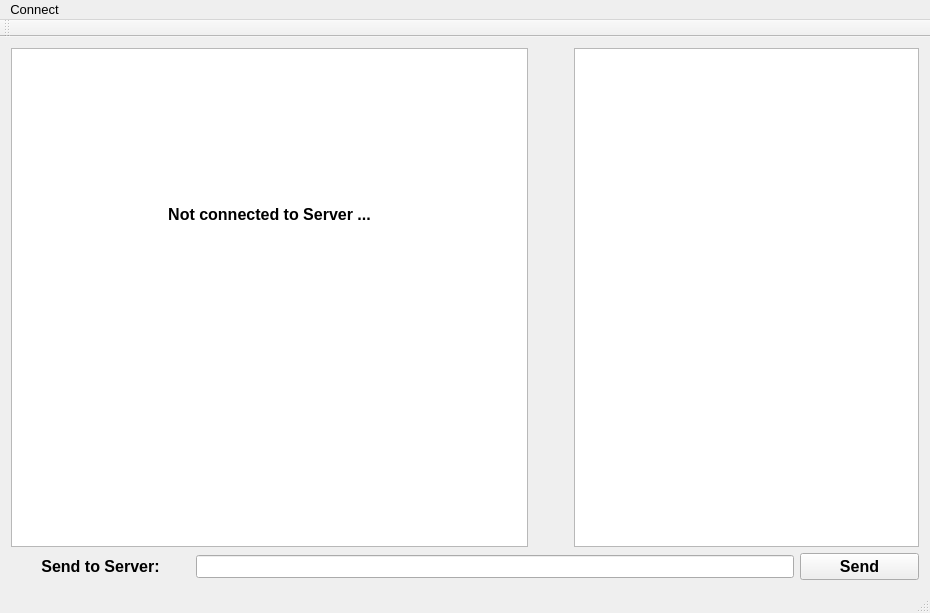
<?xml version="1.0" encoding="UTF-8"?>
<ui version="4.0">
 <class>ClientClass</class>
 <widget class="QMainWindow" name="ClientClass">
  <property name="geometry">
   <rect>
    <x>0</x>
    <y>0</y>
    <width>930</width>
    <height>613</height>
   </rect>
  </property>
  <property name="font">
   <font>
    <family>Microsoft YaHei UI</family>
    <pointsize>10</pointsize>
    <weight>50</weight>
    <bold>false</bold>
   </font>
  </property>
  <property name="windowTitle">
   <string>Qt_Client</string>
  </property>
  <widget class="QWidget" name="centralWidget">
   <layout class="QGridLayout" name="gridLayout">
    <item row="0" column="0">
     <layout class="QHBoxLayout" name="horizontalLayout" stretch="12,0,8">
      <item>
       <widget class="QTextBrowser" name="tb_content">
        <property name="font">
         <font>
          <pointsize>11</pointsize>
          <weight>75</weight>
          <bold>true</bold>
         </font>
        </property>
        <property name="html">
         <string>&lt;!DOCTYPE HTML PUBLIC &quot;-//W3C//DTD HTML 4.0//EN&quot; &quot;http://www.w3.org/TR/REC-html40/strict.dtd&quot;&gt;
&lt;html&gt;&lt;head&gt;&lt;meta name=&quot;qrichtext&quot; content=&quot;1&quot; /&gt;&lt;style type=&quot;text/css&quot;&gt;
p, li { white-space: pre-wrap; }
&lt;/style&gt;&lt;/head&gt;&lt;body style=&quot; font-family:'Microsoft YaHei UI'; font-size:11pt; font-weight:600; font-style:normal;&quot;&gt;
&lt;p align=&quot;center&quot; style=&quot;-qt-paragraph-type:empty; margin-top:0px; margin-bottom:0px; margin-left:0px; margin-right:0px; -qt-block-indent:0; text-indent:0px; font-family:'Microsoft JhengHei UI'; font-size:12pt;&quot;&gt;&lt;br /&gt;&lt;/p&gt;
&lt;p align=&quot;center&quot; style=&quot;-qt-paragraph-type:empty; margin-top:0px; margin-bottom:0px; margin-left:0px; margin-right:0px; -qt-block-indent:0; text-indent:0px; font-family:'Microsoft JhengHei UI'; font-size:12pt;&quot;&gt;&lt;br /&gt;&lt;/p&gt;
&lt;p align=&quot;center&quot; style=&quot;-qt-paragraph-type:empty; margin-top:0px; margin-bottom:0px; margin-left:0px; margin-right:0px; -qt-block-indent:0; text-indent:0px; font-family:'Microsoft JhengHei UI'; font-size:12pt;&quot;&gt;&lt;br /&gt;&lt;/p&gt;
&lt;p align=&quot;center&quot; style=&quot;-qt-paragraph-type:empty; margin-top:0px; margin-bottom:0px; margin-left:0px; margin-right:0px; -qt-block-indent:0; text-indent:0px; font-family:'Microsoft JhengHei UI'; font-size:12pt;&quot;&gt;&lt;br /&gt;&lt;/p&gt;
&lt;p align=&quot;center&quot; style=&quot;-qt-paragraph-type:empty; margin-top:0px; margin-bottom:0px; margin-left:0px; margin-right:0px; -qt-block-indent:0; text-indent:0px; font-family:'Microsoft JhengHei UI'; font-size:12pt;&quot;&gt;&lt;br /&gt;&lt;/p&gt;
&lt;p align=&quot;center&quot; style=&quot;-qt-paragraph-type:empty; margin-top:0px; margin-bottom:0px; margin-left:0px; margin-right:0px; -qt-block-indent:0; text-indent:0px; font-family:'Microsoft JhengHei UI'; font-size:12pt;&quot;&gt;&lt;br /&gt;&lt;/p&gt;
&lt;p align=&quot;center&quot; style=&quot;-qt-paragraph-type:empty; margin-top:0px; margin-bottom:0px; margin-left:0px; margin-right:0px; -qt-block-indent:0; text-indent:0px; font-family:'Microsoft JhengHei UI'; font-size:12pt;&quot;&gt;&lt;br /&gt;&lt;/p&gt;
&lt;p align=&quot;center&quot; style=&quot;-qt-paragraph-type:empty; margin-top:0px; margin-bottom:0px; margin-left:0px; margin-right:0px; -qt-block-indent:0; text-indent:0px; font-family:'Microsoft JhengHei UI'; font-size:12pt;&quot;&gt;&lt;br /&gt;&lt;/p&gt;
&lt;p align=&quot;center&quot; style=&quot; margin-top:0px; margin-bottom:0px; margin-left:0px; margin-right:0px; -qt-block-indent:0; text-indent:0px;&quot;&gt;&lt;span style=&quot; font-family:'Microsoft JhengHei UI'; font-size:12pt;&quot;&gt;Not connected to Server ...&lt;/span&gt;&lt;/p&gt;&lt;/body&gt;&lt;/html&gt;</string>
        </property>
       </widget>
      </item>
      <item>
       <spacer name="horizontalSpacer">
        <property name="orientation">
         <enum>Qt::Horizontal</enum>
        </property>
        <property name="sizeHint" stdset="0">
         <size>
          <width>40</width>
          <height>20</height>
         </size>
        </property>
       </spacer>
      </item>
      <item>
       <widget class="QTextBrowser" name="tb_info">
        <property name="maximumSize">
         <size>
          <width>450</width>
          <height>16777215</height>
         </size>
        </property>
        <property name="font">
         <font>
          <pointsize>11</pointsize>
          <weight>50</weight>
          <bold>false</bold>
         </font>
        </property>
       </widget>
      </item>
     </layout>
    </item>
    <item row="1" column="0">
     <layout class="QHBoxLayout" name="horizontalLayout_2" stretch="3,10,2">
      <item>
       <widget class="QLabel" name="label">
        <property name="font">
         <font>
          <pointsize>12</pointsize>
          <weight>75</weight>
          <bold>true</bold>
         </font>
        </property>
        <property name="text">
         <string>Send to Server:</string>
        </property>
        <property name="alignment">
         <set>Qt::AlignCenter</set>
        </property>
       </widget>
      </item>
      <item>
       <widget class="QLineEdit" name="e_input"/>
      </item>
      <item>
       <widget class="QPushButton" name="pb_send">
        <property name="font">
         <font>
          <pointsize>12</pointsize>
          <weight>75</weight>
          <bold>true</bold>
         </font>
        </property>
        <property name="text">
         <string>Send</string>
        </property>
       </widget>
      </item>
     </layout>
    </item>
   </layout>
  </widget>
  <widget class="QMenuBar" name="menuBar">
   <property name="geometry">
    <rect>
     <x>0</x>
     <y>0</y>
     <width>930</width>
     <height>26</height>
    </rect>
   </property>
   <widget class="QMenu" name="menu">
    <property name="title">
     <string>Connect</string>
    </property>
    <addaction name="separator"/>
    <addaction name="actionConnect_to_Server"/>
    <addaction name="actionConnect_to_LocalHost"/>
    <addaction name="separator"/>
   </widget>
   <addaction name="menu"/>
  </widget>
  <widget class="QToolBar" name="mainToolBar">
   <property name="font">
    <font>
     <family>Inconsolata</family>
     <pointsize>11</pointsize>
    </font>
   </property>
   <attribute name="toolBarArea">
    <enum>TopToolBarArea</enum>
   </attribute>
   <attribute name="toolBarBreak">
    <bool>false</bool>
   </attribute>
  </widget>
  <widget class="QStatusBar" name="statusBar"/>
  <action name="actionConnect_to_Server">
   <property name="text">
    <string>Connect to Server</string>
   </property>
  </action>
  <action name="actionConnect_to_LocalHost">
   <property name="text">
    <string>Connect to LocalHost</string>
   </property>
  </action>
 </widget>
 <layoutdefault spacing="6" margin="11"/>
 <resources>
  <include location="Client.qrc"/>
 </resources>
 <connections>
  <connection>
   <sender>pb_send</sender>
   <signal>clicked()</signal>
   <receiver>ClientClass</receiver>
   <slot>onPBSendClicked()</slot>
   <hints>
    <hint type="sourcelabel">
     <x>857</x>
     <y>559</y>
    </hint>
    <hint type="destinationlabel">
     <x>923</x>
     <y>574</y>
    </hint>
   </hints>
  </connection>
  <connection>
   <sender>actionConnect_to_Server</sender>
   <signal>triggered()</signal>
   <receiver>ClientClass</receiver>
   <slot>onMenuConnSerClicked()</slot>
   <hints>
    <hint type="sourcelabel">
     <x>464</x>
     <y>12</y>
    </hint>
    <hint type="destinationlabel">
     <x>464</x>
     <y>306</y>
    </hint>
   </hints>
  </connection>
  <connection>
   <sender>actionConnect_to_LocalHost</sender>
   <signal>triggered()</signal>
   <receiver>ClientClass</receiver>
   <slot>onMenuConnHostClicked()</slot>
   <hints>
    <hint type="sourcelabel">
     <x>-1</x>
     <y>-1</y>
    </hint>
    <hint type="destinationlabel">
     <x>464</x>
     <y>306</y>
    </hint>
   </hints>
  </connection>
 </connections>
 <slots>
  <slot>onPBSendClicked()</slot>
  <slot>onMenuConnSerClicked()</slot>
  <slot>onMenuConnHostClicked()</slot>
 </slots>
</ui>
